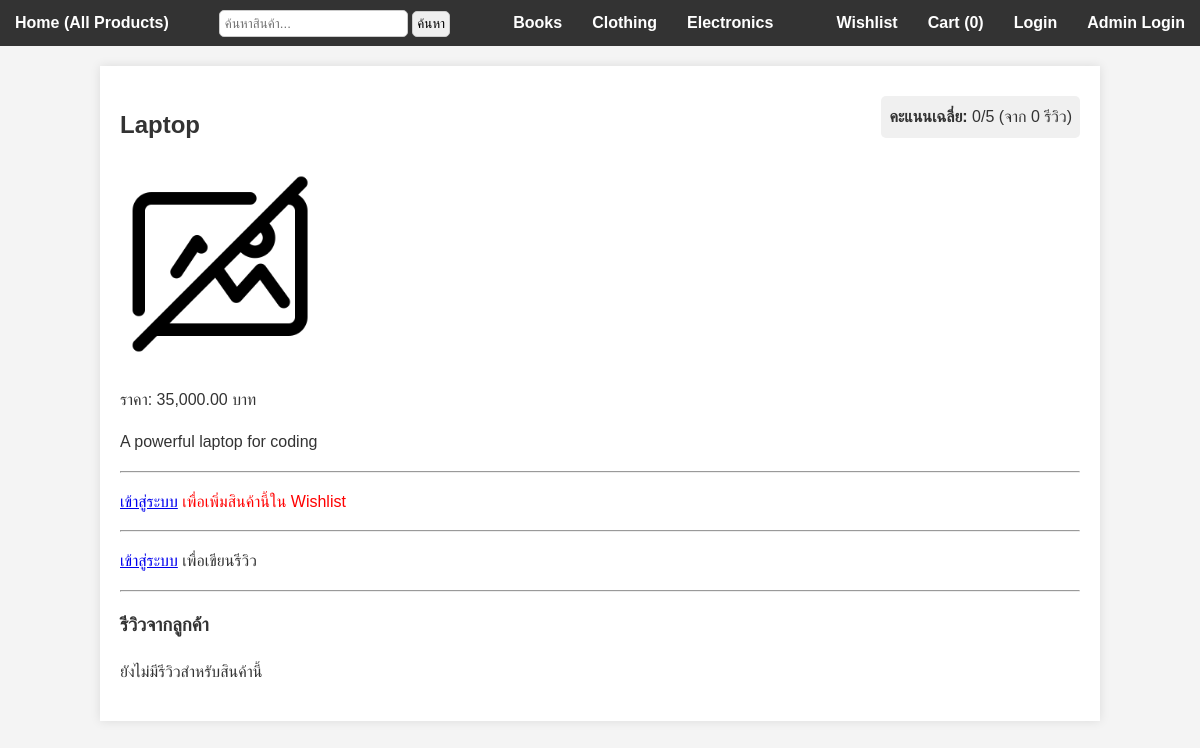
The page /product_view.php?id=2 on the database its author committed.
### tables this page shows
CREATE TABLE `categories` (
  `id` INT AUTO_INCREMENT PRIMARY KEY,
  `name` VARCHAR(100) NOT NULL
);

CREATE TABLE `products` (
  `id` INT AUTO_INCREMENT PRIMARY KEY,
  `category_id` INT NOT NULL,
  `name` VARCHAR(255) NOT NULL,
  `description` TEXT,
  `price` DECIMAL(10, 2) NOT NULL,
  `image_url` VARCHAR(255) DEFAULT 'images/no_photo.png',
  FOREIGN KEY (`category_id`) REFERENCES `categories`(`id`)
    ON DELETE CASCADE ON UPDATE CASCADE
);

### product_view.php (the view, shortened to what this page needs)
<?php
include 'db.php';
$product_id = (int)$_GET['id'];
$stmt = mysqli_prepare($db, "SELECT * FROM products WHERE id = ?");
mysqli_stmt_bind_param($stmt, "i", $product_id);
mysqli_stmt_execute($stmt);
$result = mysqli_stmt_get_result($stmt);
$product = mysqli_fetch_assoc($result);
$isLoggedIn = isset($_SESSION['user']['id']);
$in_wishlist = false;
$avg_result = mysqli_query($db, "
    SELECT AVG(rating) AS avg_rating, COUNT(*) AS total_reviews
    FROM reviews
    WHERE product_id = $product_id
");
$avg_data = mysqli_fetch_assoc($avg_result);
$avg_rating = is_null($avg_data['avg_rating']) ? 0 : round($avg_data['avg_rating'], 1);
$total_reviews = (int)$avg_data['total_reviews'];
$categories_result = mysqli_query($db, "SELECT * FROM categories ORDER BY name");
?>
<!DOCTYPE html>
<html lang="th">
<head>
    <link rel="stylesheet" href="style.css">
    <link rel="stylesheet" href="https://cdnjs.cloudflare.com/ajax/libs/font-awesome/6.5.0/css/all.min.css">
</head>
<body>
    <?php include 'frontend_nav.php'; ?>
    <div class="container">
        <div class="product-header">
            <h2><?= htmlspecialchars($product['name']); ?></h2>
            <div class="avg-box">
                <strong>คะแนนเฉลี่ย:</strong> <?= $avg_rating; ?>/5
                (จาก <?= $total_reviews; ?> รีวิว)
            </div>
        </div>
        <img src="<?= htmlspecialchars($product['image_url']); ?>" width="200" alt="<?= htmlspecialchars($product['name']); ?>">
        <p>ราคา: <?= number_format($product['price'], 2); ?> บาท</p>
        <p><?= nl2br(htmlspecialchars($product['description'])); ?></p>
        <hr>
        <div>
            <?php if ($isLoggedIn): ?>
                <form action="wishlist_process.php" method="post" style="display:inline-block;">
                    <input type="hidden" name="product_id" value="<?= $product_id; ?>">
                    <?php if ($in_wishlist): ?>
                        <button type="submit" name="remove" class="wishlist-btn remove">
                            <i class="fa-solid fa-heart"></i>
                        </button> <?php else: ?>
                        <button type="submit" name="add" class="wishlist-btn">
                            <i class="fa-regular fa-heart"></i>
                        </button>
                    <?php endif; ?>
                </form>
            <?php else: ?>
                <p style="color:red;">
                    <a href="login.php">เข้าสู่ระบบ</a> เพื่อเพิ่มสินค้านี้ใน Wishlist
                </p>
            <?php endif; ?>
        </div>
        <hr>
        <?php if (isset($_SESSION['user']['id'])): ?>
            <h3>เขียนรีวิวของคุณ</h3>
            <form method="post">
                <label>ให้คะแนน (1-5) </label>
                <select name="rating" required>
                    <option value="">-- เลือกคะแนน --</option>
                    <option value="5">5</option>
                    <option value="4">4</option>
                    <option value="3">3</option>
                    <option value="2">2</option>
                    <option value="1">1</option>
                </select>
                <br><br>
                <textarea name="comment" rows="4" placeholder="พิมพ์รีวิวของคุณ..."></textarea><br>
                <button type="submit" class="btn">ส่งรีวิว</button>
            </form>
        <?php else: ?>
            <p><a href="login.php">เข้าสู่ระบบ</a> เพื่อเขียนรีวิว</p>
        <?php endif; ?>
        <hr>
        <h3>รีวิวจากลูกค้า</h3>
        <?php if ($total_reviews == 0): ?>
            <p>ยังไม่มีรีวิวสำหรับสินค้านี้</p>
        <?php endif; ?>
    </div>
</body>
</html>

### frontend_nav.php (shortened to what this page needs)
<nav>
    <ul>
        <li style="float: left;"><a href="index.php">Home (All Products)</a></li>
        <li style="float: left;">
            <form action="search.php" method="get" style="display:inline-block; margin-left:20px;">
                <input class="box" type="text" name="query" placeholder="ค้นหาสินค้า..." required>
                <button class="search-box" type="submit">ค้นหา</button>
            </form>
        </li>
        <?php
        if (isset($categories_result)) {
            mysqli_data_seek($categories_result, 0);
            while ($cat = mysqli_fetch_assoc($categories_result)) {
                echo '<li><a href="category.php?id=' . $cat['id'] . '">' . htmlspecialchars($cat['name']) . '</a></li>';
            }
        }
        $cart_count = 0;
        if (isset($_SESSION['user'])):
        ?>
            <li style="float: right;"><a href="profile.php">Profile</a></li>
            <li style="float: right;"><a href="cart_view.php">Cart (<?php echo $cart_count; ?>)</a></li>
            <li style="float: right;"><a href="my_orders.php">History</a></li>
            <li style="float: right;"><a href="my_wishlist.php">Wishlist</a></li>
        <?php else: ?>
            <li style="float: right;"><a href="admin/index.php" target="_blank">Admin Login</a></li>
            <li style="float: right;"><a href="login.php">Login</a></li>
            <li style="float: right;"><a href="cart_view.php">Cart (<?php echo $cart_count; ?>)</a></li>
            <li style="float: right;"><a href="my_wishlist.php">Wishlist</a></li>
        <?php endif; ?>
    </ul>
</nav>

### style.css (style rules this page uses)
body { font-family: Arial, sans-serif; background-color: #f4f4f4; color: #333; line-height: 1.6; margin: 0; }
.container { width: 80%; margin: 20px auto; background: #fff; padding: 20px; box-shadow: 0 0 10px rgba(0, 0, 0, 0.1); }
nav { background: #333; color: #fff; padding: 10px 0; }
nav ul { list-style: none; padding: 0; margin: 0; text-align: center; }
nav ul li { display: inline; margin: 0 15px; }
nav ul li a { color: #fff; text-decoration: none; font-weight: bold; }
.product-header { display: flex; justify-content: space-between; align-items: center; }
.box { border: 1px solid #ccc; padding: 5px; border-radius: 5px; }
.search-box { border: 1px solid #ccc; padding: 4px; border-radius: 5px; }
.avg-box { background: #f0f0f0; padding: 8px; border-radius: 5px; margin-bottom: 15px; }

### rows shown on the page
categories: name "Books"
categories: name "Clothing"
categories: name "Electronics"
products: name "Laptop", image_url (placeholder picture), price "35,000.00", description "A powerful laptop for coding"

### other values the page prints
$cart_count "0"
$avg_rating "0"
$total_reviews "0"
